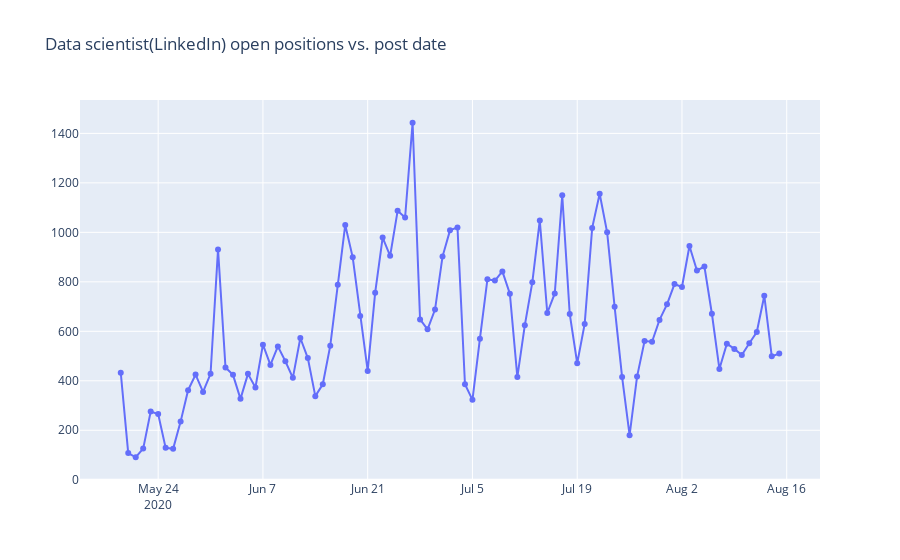

The code cell stored with this chart in its notebook:
### Code cell
fig = go.Figure()

fig.add_trace(go.Scatter(x=df_date_linkedin_trunc.index, y=df_date_linkedin_trunc['Jobnums'], mode='lines+markers'))

fig.update_layout(title='Data scientist(LinkedIn) open positions vs. post date')
fig.show()
